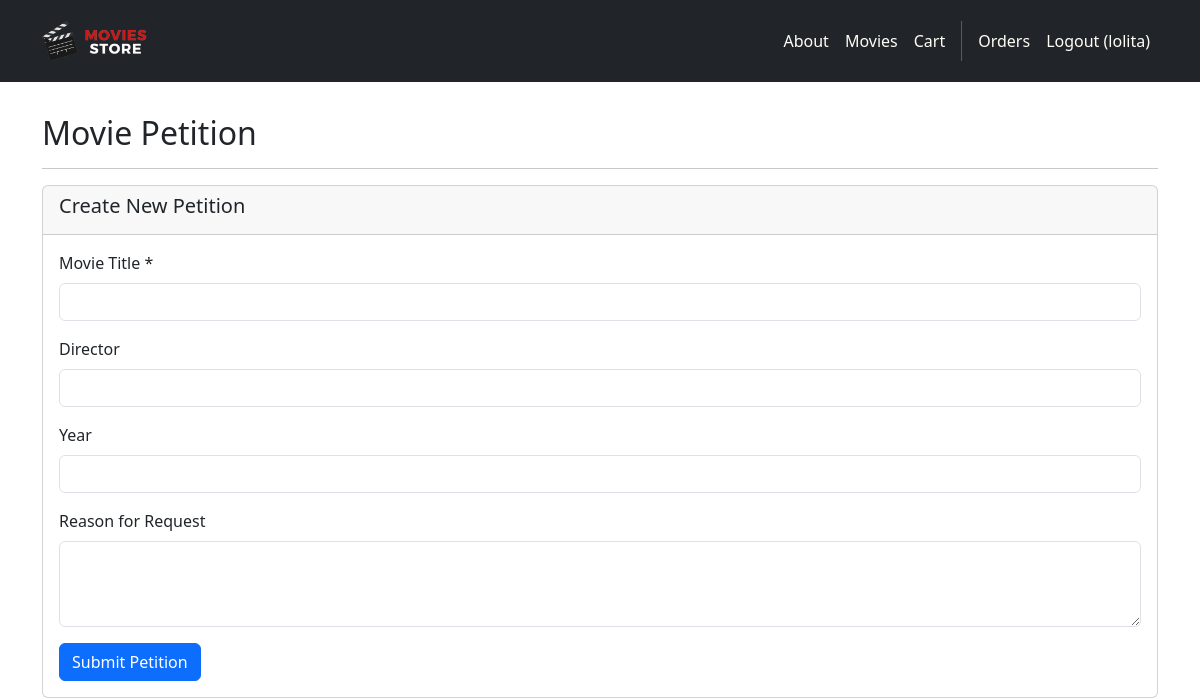
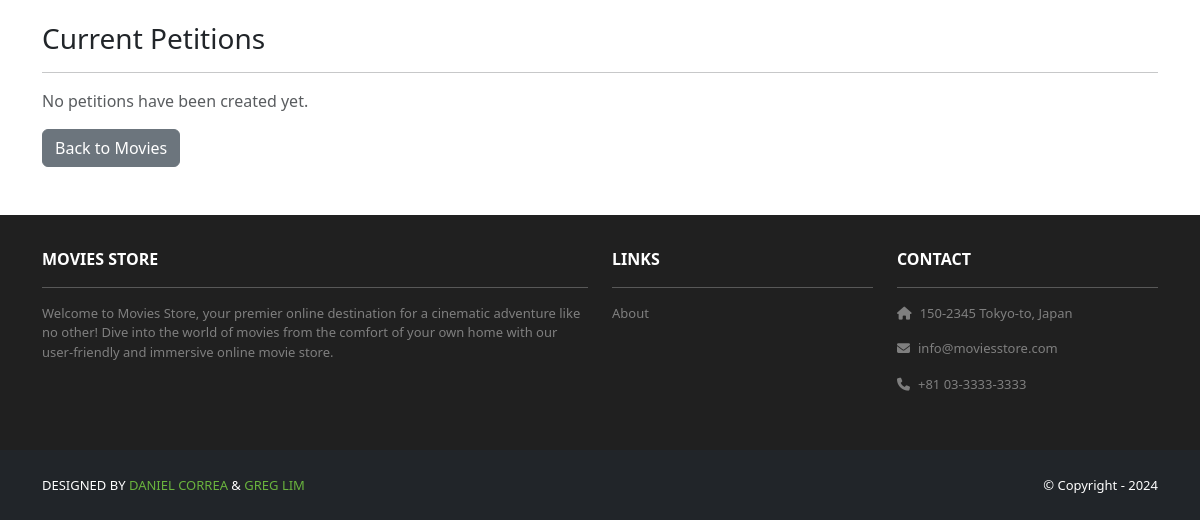
Before: /movies/petition/ (signed in) with the older database file (2 pictures, top to bottom).
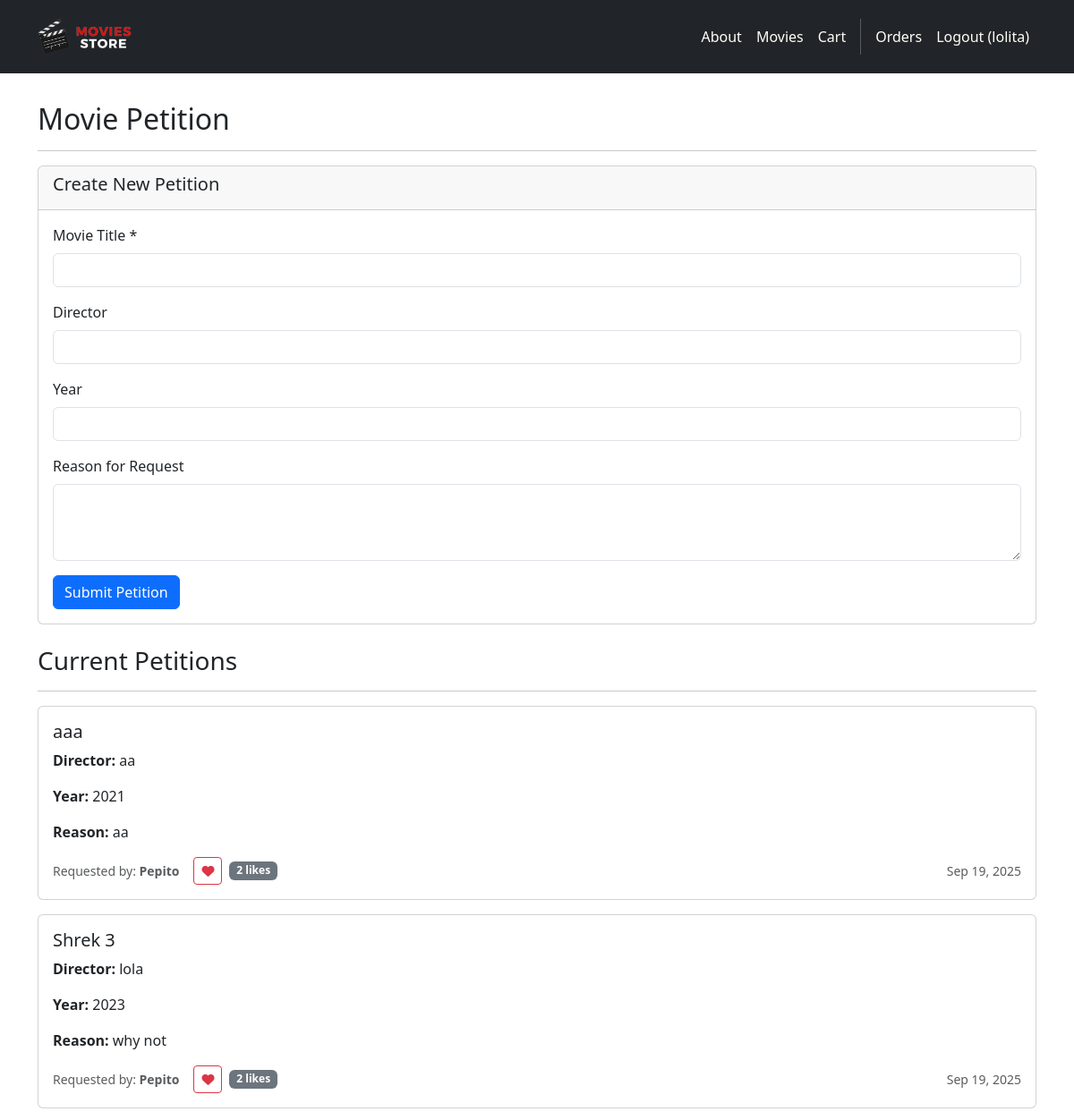
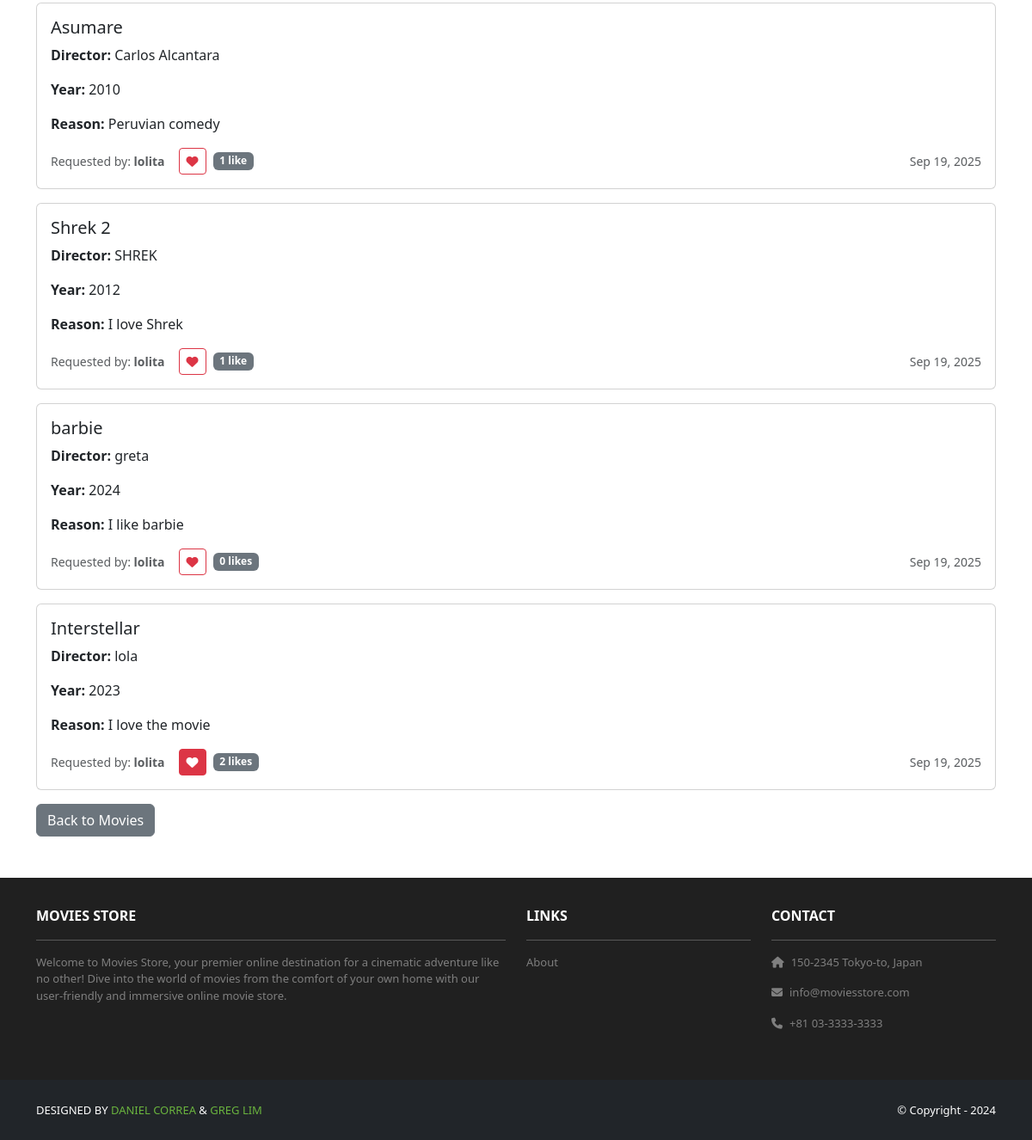
After: the same page with the newer database file (2 pictures, top to bottom).
### movies/models.py (models this page shows, shortened)
class Petition(models.Model):
    id = models.AutoField(primary_key=True)
    movie_title = models.CharField(max_length=255)
    director = models.CharField(max_length=255, blank=True, null=True)
    year = models.IntegerField(blank=True, null=True)
    reason = models.TextField(blank=True, null=True)
    user = models.ForeignKey(User, on_delete=models.CASCADE)
    created_at = models.DateTimeField(auto_now_add=True)
    def vote_count(self):
        return self.vote_set.count()
    def user_has_voted(self, user):
        return self.vote_set.filter(user=user).exists()

### movies/views.py (the view, shortened to what this page needs)
# urls.py: path('petition/', views.petition, name='movies.petition'),
@login_required
def petition(request):
    petitions = Petition.objects.all().order_by('-created_at')
    for petition in petitions:
        petition.user_voted = petition.user_has_voted(request.user) if request.user.is_authenticated else False
    template_data = {}
    template_data['title'] = 'Movie Petition'
    template_data['petitions'] = petitions
    return render(request, 'movies/petition.html', {'template_data': template_data})

### movies/templates/movies/petition.html (shortened to what this page needs)
{% extends 'base.html' %}
{% block content %}
{% load static %}
<div class="p-3">
    <div class="container">
        <div class="row mt-3">
            <div class="col mx-auto mb-3">
                <h2>Movie Petition</h2>
                <hr />
                {% if user.is_authenticated %}
                <div class="card mb-4">
                    <div class="card-header">
                        <h5>Create New Petition</h5>
                    </div>
                    <div class="card-body">
                        <form method="POST">
                            <div class="mb-3">
                                <label for="movie_title" class="form-label">Movie Title *</label>
                                <input type="text" class="form-control" id="movie_title" name="movie_title" required>
                            </div>
                            <div class="mb-3">
                                <label for="director" class="form-label">Director</label>
                                <input type="text" class="form-control" id="director" name="director">
                            </div>
                            <div class="mb-3">
                                <label for="year" class="form-label">Year</label>
                                <input type="number" class="form-control" id="year" name="year" min="1900" max="2030">
                            </div>
                            <div class="mb-3">
                                <label for="reason" class="form-label">Reason for Request</label>
                                <textarea class="form-control" id="reason" name="reason" rows="3"></textarea>
                            </div>
                            <button type="submit" class="btn btn-primary">Submit Petition</button>
                        </form>
                    </div>
                </div>
                {% else %}
                <div class="alert alert-info">
                    <p>Please <a href="/login/">log in</a> to create a petition.</p>
                </div>
                {% endif %}
                <h3>Current Petitions</h3>
                <hr />
                {% if template_data.petitions %}
                    {% for petition in template_data.petitions %}
                    <div class="card mb-3">
                        <div class="card-body">
                            <h5 class="card-title">{{ petition.movie_title }}</h5>
                            {% if petition.director %}
                                <p class="card-text"><strong>Director:</strong> {{ petition.director }}</p>
                            {% endif %}
                            {% if petition.year %}
                                <p class="card-text"><strong>Year:</strong> {{ petition.year }}</p>
                            {% endif %}
                            {% if petition.reason %}
                                <p class="card-text"><strong>Reason:</strong> {{ petition.reason }}</p>
                            {% endif %}
                            <div class="d-flex justify-content-between align-items-center">
                                <div class="d-flex align-items-center gap-3">
                                    <small class="text-muted">
                                        Requested by: <strong>{{ petition.user.username }}</strong>
                                    </small>
                                    <div class="d-flex align-items-center gap-2">
                                        {% if user.is_authenticated %}
                                            <button class="btn btn-sm {% if petition.user_voted %}btn-danger{% else %}btn-outline-danger{% endif %} vote-btn"
                                                    data-petition-id="{{ petition.id }}"
                                                    data-voted="{% if petition.user_voted %}true{% else %}false{% endif %}">
                                                <i class="fas fa-heart"></i>
                                            </button>
                                        {% endif %}
                                        <span class="badge bg-secondary vote-count" data-petition-id="{{ petition.id }}">
                                            {{ petition.vote_count }} like{{ petition.vote_count|pluralize }}
                                        </span>
                                    </div>
                                </div>
                                <small class="text-muted">{{ petition.created_at|date:"M d, Y" }}</small>
                            </div>
                        </div>
                    </div>
                    {% endfor %}
                {% else %}
                    <p class="text-muted">No petitions have been created yet.</p>
                {% endif %}
                <div class="mb-3">
                    <a href="{% url 'movies.index' %}" class="btn btn-secondary">Back to Movies</a>
                </div>
            </div>
        </div>
    </div>
</div>
{% endblock content %}

### moviesstore/templates/base.html (shortened to what this page needs)
<!DOCTYPE html>
<html>
    {% load static %}
    <head>
        <link rel="stylesheet" type="text/css" href="{% static 'css/style.css' %}">
        <link href="https://cdn.jsdelivr.net/npm/bootstrap@5.3.3/dist/css/bootstrap.min.css" rel="stylesheet">
        <link rel="stylesheet" href="https://cdnjs.cloudflare.com/ajax/libs/font-awesome/6.1.1/css/all.min.css">
    </head>
    <body>
        <nav class="p-3 navbar navbar-dark bg-dark navbar-expand-lg">
            <div class="container">
                <a class="navbar-brand" href="{% url 'home.index' %}">
                    <img src="{% static 'img/logo.png' %}" alt="logo" height="40" />
                </a>
                <div class="collapse navbar-collapse" id="navbarNavAltMarkup">
                    <div class="navbar-nav ms-auto navbar-ml">
                        <a class="nav-link" href="{% url 'home.about' %}">About</a>
                        <a class="nav-link" href="{% url 'movies.index' %}" >Movies</a>
                        <a class="nav-link" href="{% url 'cart.index' %}">Cart</a>
                        {% if user.is_authenticated %}
                        <a class="nav-link" href="{% url 'accounts.orders' %}"> Orders</a>
                        <a class="nav-link" href="{% url 'accounts.logout' %}">Logout ({{user.username }})</a>
                        {% else %}
                        <a class="nav-link" href="{% url 'accounts.login' %}">Login</a>
                        <a class="nav-link" href="{% url 'accounts.signup' %}"> Sign Up</a>
                        {% endif %}
                    </div>
                </div>
            </div>
        </nav>
        <div>
            {% block content %}
            {% endblock content %}
        </div>
        <section class="p-3 ms-footer d-none d-md-block">
            <div class="container">
                <div class="row mt-3 text-white">
                    <div class="col-md-6 col-lg-6 col-xl-6 mx-auto mb-4">
                        <b>MOVIES STORE</b>
                        <hr />
                        <p>Welcome to Movies Store, your premier online destination for a cinematic adventure like no other! Dive into the world of movies from the comfort of your own home with our user-friendly and immersive online movie store.</p>
                    </div>
                    <div class="col-md-3 col-lg-3 col-xl-3 mx-auto mb-4">
                        <b>LINKS</b>
                        <hr />
                        <p><a class="nav-link" href="{% url 'home.about' %}">About</a></p>
                    </div>
                    <div class="col-md-3 col-lg-3 col-xl-3 mx-auto mb-4">
                        <b>CONTACT</b>
                        <hr />
                        <p><i class="fas fa-home me-2"></i>150-2345 Tokyo-to, Japan</p>
                        <p><i class="fas fa-envelope me-2"></i>info@moviesstore.com</p>
                        <p><i class="fas fa-phone me-2"></i>+81 03-3333-3333</p>
                    </div>
                </div>
            </div>
        </section>
        <section class="p-3 ms-footer-bottom bg-dark">
            <div class="container d-flex justify-content-between">
                <div class="me-5 text-white">
                    <span>DESIGNED BY <a href="https://www.x.com/danielgarax" target="_blank">DANIEL CORREA</a> & <a href="https://www.x.com/greglim81" target="_blank">GREG LIM</a></span>
                </div>
                <div class="text-white">
                    <span>© Copyright - 2024</span>
                </div>
            </div>
        </section>
    </body>
</html>

### moviesstore/static/css/style.css (style rules this page uses)
.navbar a.nav-link { color: #FFFEF6 !important; }
.bg-dark { background-color: #2E2E2E !important; }
.ms-footer { background-color: #202020; }
.ms-footer p { color: #7F7F7F; font-size: 13px; }
.ms-footer-bottom span { font-size: 13px; line-height: 38px; }
.ms-footer-bottom a { color: #6ab43e; text-decoration: none; }

Changed rows visible on the page:
added Petition: movie_title "aaa", director "aa", year "2021", reason "aa", user.username "Pepito", vote_count "2", created_at "Sep 19, 2025"
added Petition: movie_title "Shrek 3", director "lola", year "2023", reason "why not", user.username "Pepito", vote_count "2", created_at "Sep 19, 2025"
added Petition: movie_title "Asumare", director "Carlos Alcantara", year "2010", reason "Peruvian comedy", user.username "lolita", vote_count "1", created_at "Sep 19, 2025"
added Petition: movie_title "Shrek 2", director "SHREK", year "2012", reason "I love Shrek", user.username "lolita", vote_count "1", created_at "Sep 19, 2025"
added Petition: movie_title "barbie", director "greta", year "2024", reason "I like barbie", user.username "lolita", vote_count "0", created_at "Sep 19, 2025"
added Petition: movie_title "Interstellar", director "lola", year "2023", reason "I love the movie", user.username "lolita", vote_count "2", created_at "Sep 19, 2025"
Other visible differences:
text no longer shown: "No petitions have been created yet."
